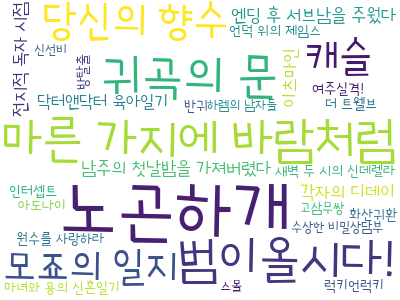

Here is the Python script that generated this plot:
from wordcloud import WordCloud
import json

cloud = WordCloud(font_path='Goyang.ttf', background_color='white', max_words=30, width=400, height=300)

with open('webtoons.json', encoding='UTF8') as file:
    webtoons = json.load(file)

res = dict()
for webtoon in webtoons['webtoons']:
    res[webtoon['title']] = int(float(webtoon['star']) * 100)

visual = cloud.fit_words(res)
visual.to_image()
visual.to_file('cloud01.png')
